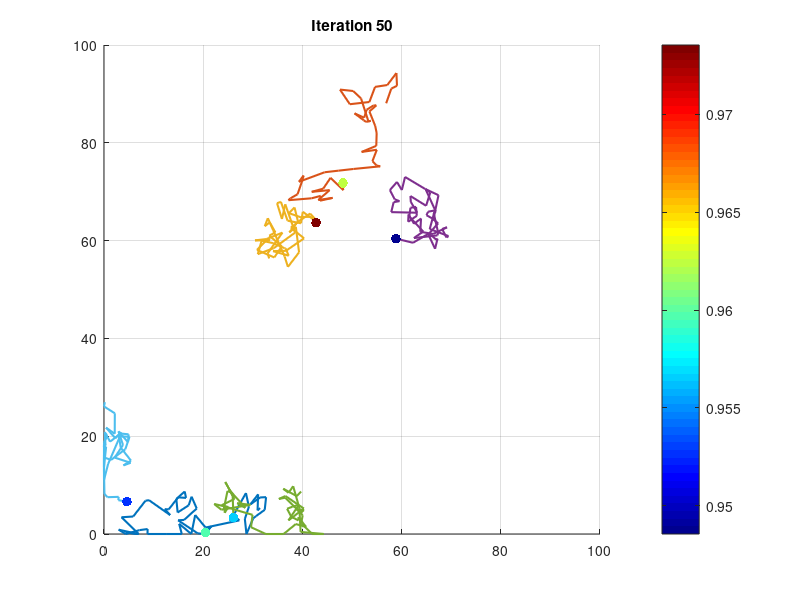
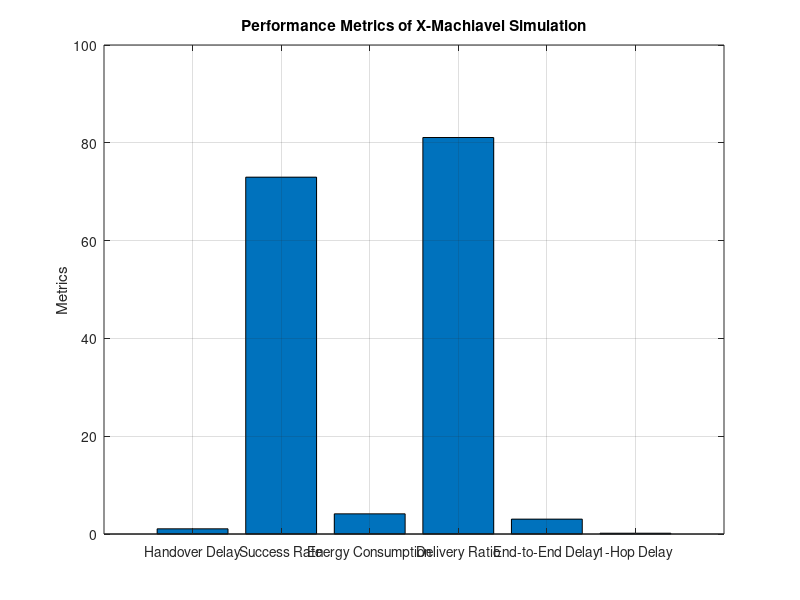

These figures' MATLAB source, in order:
% Parameters for X-Machiavel and Simulation
Tw = 0.01;                  % Backoff time (Tw)
P1_Preamble_Length = 0.1;   % Preamble duration (seconds)
DataPacketLength = 0.05;    % Data packet transmission time (seconds)

% Simulation parameters
numNodes = 6;               % Number of mobile nodes
numIterations = 50;         % Number of simulation iterations
gridSize = 100;             % Size of simulation area (100x100)
energyPerMove = 0.005;      % Energy consumed per movement step
energyInitial = 100;        % Initial energy for each node

% Initialize node properties
nodePositions = rand(numNodes, 2) * gridSize;
nodeEnergy = ones(numNodes, 1) * energyInitial;
successfulTransmissions = 0;
failedTransmissions = 0;
totalCollisions = 0;
totalEnergyConsumed = 0;

% Metrics tracking
handoverDelays = [];
handoverSuccesses = 0;
handoverAttempts = 0;
packetDeliveryCount = 0;
totalPacketsSent = 0;
endToEndDelays = [];
oneHopDelays = [];

% Initialize paths for visualization
nodePaths = cell(numNodes, 1);

% Visualization setup
figure;
hold on;

% Sleep state and energy usage
energyIdle = 0.01;
energyTransmissionLow = 0.3;
energyTransmissionHigh = 0.7;
distanceThreshold = 10;

for iteration = 1:numIterations
    % Random movement and boundary enforcement
    nodePositions = nodePositions + randn(numNodes, 2) * 2;
    nodePositions = max(min(nodePositions, gridSize), 0);

    % Store paths for visualization
    for nodeID = 1:numNodes
        nodePaths{nodeID} = [nodePaths{nodeID}; nodePositions(nodeID, :)];
    end

    % Plot paths and node energy levels
    clf;
    hold on;
    for nodeID = 1:numNodes
        plot(nodePaths{nodeID}(:, 1), nodePaths{nodeID}(:, 2), 'LineWidth', 1.5);
    end
    energyLevels = nodeEnergy / energyInitial;
    scatter(nodePositions(:, 1), nodePositions(:, 2), 50, energyLevels, 'filled');
    colormap('jet');
    colorbar;
    title(['Iteration ' num2str(iteration)]);
    xlim([0 gridSize]);
    ylim([0 gridSize]);
    grid on;
    pause(0.1);

    % Deduct movement energy
    nodeEnergy = nodeEnergy - energyPerMove;
    totalEnergyConsumed = totalEnergyConsumed + sum(energyPerMove);

    for nodeID = 1:numNodes
        if nodeEnergy(nodeID) <= 0, continue; end

        if rand() < 0.2 % 20% chance of sending data
            pause(Tw);
            totalEnergyConsumed = totalEnergyConsumed + energyIdle;

            if rand() < 0.7 % 70% chance of successful channel access
                % Distance calculation
                receiverID = randi([1 numNodes]);
                distance = norm(nodePositions(nodeID, :) - nodePositions(receiverID, :));
                totalPacketsSent = totalPacketsSent + 1;

                % Adaptive power control
                if distance < distanceThreshold
                    energyPerTransmission = energyTransmissionLow;
                else
                    energyPerTransmission = energyTransmissionHigh;
                end
                nodeEnergy(nodeID) = nodeEnergy(nodeID) - energyPerTransmission;
                totalEnergyConsumed = totalEnergyConsumed + energyPerTransmission;

                % One-hop delay calculation
                oneHopDelay = Tw + P1_Preamble_Length + DataPacketLength;
                oneHopDelays = [oneHopDelays, oneHopDelay];

                % End-to-end delay tracking
                endToEndDelay = sum(oneHopDelays);
                endToEndDelays = [endToEndDelays, endToEndDelay];

                % Collision check
                collidingNodes = find(vecnorm(nodePositions - nodePositions(nodeID, :), 2, 2) < distanceThreshold);
                if numel(collidingNodes) > 1
                    failedTransmissions = failedTransmissions + 1;
                    totalCollisions = totalCollisions + numel(collidingNodes) - 1;
                    disp(['Node ' num2str(nodeID) ' transmission collided with ' num2str(numel(collidingNodes) - 1) ' nodes.']);
                else
                    successfulTransmissions = successfulTransmissions + 1;
                    disp(['Node ' num2str(nodeID) ' successfully transmitted data.']);
                    packetDeliveryCount = packetDeliveryCount + 1;
                end

                % Handover simulation
                handoverAttempts = handoverAttempts + 1;
                if rand() < 0.8
                    handoverSuccesses = handoverSuccesses + 1;
                    handoverDelays = [handoverDelays, rand() * 3];
                end
            else
                failedTransmissions = failedTransmissions + 1;
                disp(['Node ' num2str(nodeID) ' transmission failed.']);
            end
        end
    end
end

% Calculate metrics
avgHandoverDelay = mean(handoverDelays);
avgHandoverSuccessRate = (handoverSuccesses / handoverAttempts) * 100;
avgEnergyConsumption = totalEnergyConsumed / numNodes;
avgPacketDeliveryRatio = (packetDeliveryCount / totalPacketsSent) * 100;
avgEndToEndDelay = mean(endToEndDelays);
avgOneHopDelay = mean(oneHopDelays);

% Display summary
disp('Simulation Summary:');
disp(['Average Handover Delay: ', num2str(avgHandoverDelay)]);
disp(['Average Handover Success Rate: ', num2str(avgHandoverSuccessRate), '%']);
disp(['Average Energy Consumption per Node: ', num2str(avgEnergyConsumption)]);
disp(['Average Packet Delivery Ratio: ', num2str(avgPacketDeliveryRatio), '%']);
disp(['Average End-to-End Delay: ', num2str(avgEndToEndDelay)]);
disp(['Average One-Hop Delay: ', num2str(avgOneHopDelay)]);
disp(['Successful Transmissions: ', num2str(successfulTransmissions)]);
disp(['Failed Transmissions: ', num2str(failedTransmissions)]);
disp(['Total Collisions: ', num2str(totalCollisions)]);
disp('Remaining Energy (Per Node):');
disp(nodeEnergy);

% Plot bar chart for performance metrics
figure;
metrics = [avgHandoverDelay, avgHandoverSuccessRate, avgEnergyConsumption, avgPacketDeliveryRatio, avgEndToEndDelay, avgOneHopDelay];
bar(metrics);
set(gca, 'XTickLabel', {'Handover Delay', 'Success Rate', 'Energy Consumption', 'Delivery Ratio', 'End-to-End Delay', '1-Hop Delay'});
ylabel('Metrics');
title('Performance Metrics of X-Machiavel Simulation');
grid on;
